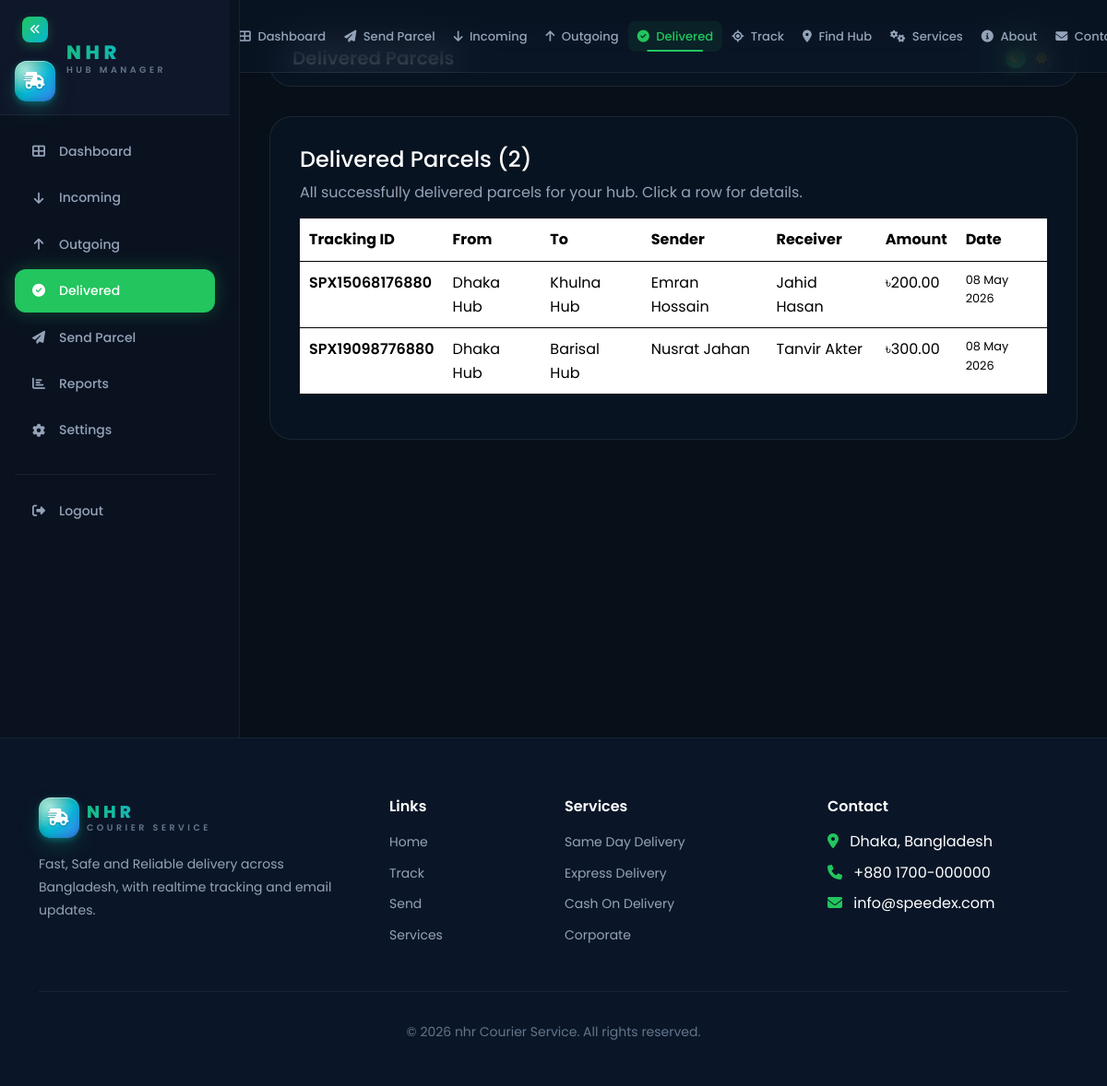
The app's page /hub-manager/delivered.php (signed in) with its own data.
### tables this page shows
CREATE TABLE `parcels` (
  `id` INT UNSIGNED AUTO_INCREMENT PRIMARY KEY,
  `tracking_id` VARCHAR(20) NOT NULL UNIQUE,
  `sender_name` VARCHAR(100) NOT NULL,
  `sender_phone` VARCHAR(20) NOT NULL,
  `sender_email` VARCHAR(255) DEFAULT NULL,
  `sender_address` TEXT NOT NULL,
  `sender_hub_id` INT UNSIGNED NOT NULL,
  `receiver_name` VARCHAR(100) NOT NULL,
  `receiver_phone` VARCHAR(20) NOT NULL,
  `receiver_email` VARCHAR(255) DEFAULT NULL,
  `receiver_address` TEXT NOT NULL,
  `receiver_hub_id` INT UNSIGNED NOT NULL,
  `parcel_type` ENUM('document','small_parcel','medium_parcel','large_parcel','fragile') NOT NULL DEFAULT 'small_parcel',
  `weight` DECIMAL(6,2) NOT NULL DEFAULT 0.00,
  `description` TEXT DEFAULT NULL,
  `delivery_type` ENUM('standard','express','same_day') NOT NULL DEFAULT 'standard',
  `payment_method` ENUM('sender_pay','receiver_pay','cod') NOT NULL DEFAULT 'sender_pay',
  `cod_amount` DECIMAL(10,2) DEFAULT 0.00,
  `delivery_charge` DECIMAL(10,2) NOT NULL DEFAULT 0.00,
  `total_amount` DECIMAL(10,2) NOT NULL DEFAULT 0.00,
  `status` ENUM('pending','picked_up','in_transit','at_hub','out_for_delivery','delivered','returned','cancelled') NOT NULL DEFAULT 'pending',
  `booked_by` INT UNSIGNED DEFAULT NULL,
  `delivered_at` DATETIME DEFAULT NULL,
  `estimated_delivery` DATE DEFAULT NULL,
  `created_at` TIMESTAMP DEFAULT CURRENT_TIMESTAMP,
  `updated_at` TIMESTAMP DEFAULT CURRENT_TIMESTAMP ON UPDATE CURRENT_TIMESTAMP,
  INDEX `idx_parcels_tracking` (`tracking_id`),
  INDEX `idx_parcels_status` (`status`),
  FOREIGN KEY (`sender_hub_id`) REFERENCES `hubs`(`id`) ON DELETE RESTRICT,
  FOREIGN KEY (`receiver_hub_id`) REFERENCES `hubs`(`id`) ON DELETE RESTRICT,
  FOREIGN KEY (`booked_by`) REFERENCES `users`(`id`) ON DELETE SET NULL
);

CREATE TABLE `hubs` (
  `id` INT UNSIGNED AUTO_INCREMENT PRIMARY KEY,
  `name` VARCHAR(100) NOT NULL,
  `code` VARCHAR(20) NOT NULL UNIQUE,
  `district` VARCHAR(100) NOT NULL,
  `area` VARCHAR(100) NOT NULL,
  `address` TEXT NOT NULL,
  `phone` VARCHAR(20) NOT NULL,
  `email` VARCHAR(255) DEFAULT NULL,
  `manager_id` INT UNSIGNED DEFAULT NULL,
  `status` ENUM('active','inactive') NOT NULL DEFAULT 'active',
  `created_at` TIMESTAMP DEFAULT CURRENT_TIMESTAMP,
  `updated_at` TIMESTAMP DEFAULT CURRENT_TIMESTAMP ON UPDATE CURRENT_TIMESTAMP,
  INDEX `idx_hubs_district` (`district`),
  INDEX `idx_hubs_status` (`status`)
);

### hub-manager/delivered.php (the view, shortened to what this page needs)
<?php
require_once __DIR__ . '/../includes/header.php';
require_once __DIR__ . '/../includes/navbar.php';
require_once __DIR__ . '/../includes/sidebar.php';
$db = Database::getConnection();
$hub = (int)($_SESSION['hub_id'] ?? 0);
$stmt = $db->prepare("SELECT p.*, s.name AS from_hub, r.name AS to_hub FROM parcels p
  LEFT JOIN hubs s ON s.id=p.sender_hub_id LEFT JOIN hubs r ON r.id=p.receiver_hub_id
  WHERE (p.receiver_hub_id=? OR p.sender_hub_id=?) AND p.status='delivered'
  ORDER BY p.updated_at DESC, p.created_at DESC");
$stmt->execute([$hub,$hub]); $rows = $stmt->fetchAll();
?>
<div class="main-content">
  <div class="dashboard-navbar"><h5 style="margin:0;font-weight:600;">Delivered Parcels</h5>
  <div class="theme-toggle theme-switcher"><i class="fas fa-moon"></i><i class="fas fa-sun"></i><div class="toggle-ball"></div></div></div>
  <div class="glass-card">
    <h4>Delivered Parcels (<?= count($rows) ?>)</h4>
    <p style="color:var(--text-secondary);">All successfully delivered parcels for your hub. Click a row for details.</p>
    <?php if(empty($rows)): ?>
      <p style="text-align:center;padding:30px;color:var(--text-secondary);">No delivered parcels yet.</p>
    <?php else: ?>
    <div style="overflow-x:auto;">
      <table class="table" style="width:100%;color:var(--text-primary);">
        <thead><tr style="border-bottom:1px solid var(--border);">
          <th style="padding:10px;">Tracking ID</th><th style="padding:10px;">From</th><th style="padding:10px;">To</th>
          <th style="padding:10px;">Sender</th><th style="padding:10px;">Receiver</th>
          <th style="padding:10px;">Amount</th><th style="padding:10px;">Date</th>
        </tr></thead>
        <tbody>
          <?php foreach($rows as $r): ?>
          <tr class="parcel-row" style="border-bottom:1px solid var(--border);" onclick="window.location='<?= BASE_URL ?>/track.php?id=<?= urlencode($r['tracking_id']) ?>'">
            <td style="padding:10px;font-weight:600;"><?= htmlspecialchars($r['tracking_id']) ?></td>
            <td style="padding:10px;"><?= htmlspecialchars($r['from_hub'] ?? '-') ?></td>
            <td style="padding:10px;"><?= htmlspecialchars($r['to_hub'] ?? '-') ?></td>
            <td style="padding:10px;"><?= htmlspecialchars($r['sender_name']) ?></td>
            <td style="padding:10px;"><?= htmlspecialchars($r['receiver_name']) ?></td>
            <td style="padding:10px;">৳<?= number_format($r['total_amount'],2) ?></td>
            <td style="padding:10px;font-size:.8rem;"><?= date('d M Y', strtotime($r['created_at'])) ?></td>
          </tr>
          <?php endforeach; ?>
        </tbody>
      </table>
    </div>
    <?php endif; ?>
  </div>
</div>
<?php require_once __DIR__ . '/../includes/footer.php'; ?>

### assets/css/style.css (style rules this page uses)
:root { --primary: #22c55e; --primary-light: #4ade80; --primary-dark: #16a34a; --primary-glow: 0 0 20px rgba(34, 197, 94, 0.3); --primary-glow-strong: 0 0 40px rgba(34, 197, 94, 0.5); --gradient-primary: linear-gradient(135deg, #22c55e, #16a34a); --gradient-hero: linear-gradient(135deg, #071018 0%, #0a1628 50%, #071018 100%); --gradient-card: linear-gradient(135deg, rgba(34, 197, 94, 0.05), rgba(34, 197, 94, 0.02)); --gradient-neon: linear-gradient(90deg, #22c55e, #4ade80, #22c55e); --font-primary: 'Poppins', sans-serif; --font-size-xs: 0.75rem; --font-size-sm: 0.875rem; --font-size-base: 1rem; --font-size-lg: 1.125rem; --font-size-xl: 1.25rem; --font-size-2xl: 1.5rem; --font-size-3xl: 1.875rem; --font-size-4xl: 2.25rem; --font-size-5xl: 3rem; --font-size-6xl: 3.75rem; --space-1: 0.25rem; --space-2: 0.5rem; --space-3: 0.75rem; --space-4: 1rem; --space-5: 1.25rem; --space-6: 1.5rem; --space-8: 2rem; --space-10: 2.5rem; --space-12: 3rem; --space-16: 4rem; --space-20: 5rem; --radius-sm: 8px; --radius-md: 12px; --radius-lg: 16px; --radius-xl: 24px; --radius-full: 9999px; --transition-fast: 0.15s ease; --transition-base: 0.3s ease; --transition-slow: 0.5s ease; --transition-spring: 0.4s cubic-bezier(0.175, 0.885, 0.32, 1.275); --z-dropdown: 100; --z-sticky: 200; --z-modal: 300; --z-toast: 400; }
[data-theme="dark"] { --bg-primary: #071018; --bg-secondary: #0a1628; --bg-tertiary: #0f1f35; --bg-card: rgba(15, 31, 53, 0.8); --bg-card-hover: rgba(15, 31, 53, 0.95); --bg-glass: rgba(7, 16, 24, 0.7); --bg-input: rgba(15, 31, 53, 0.6); --bg-sidebar: #0a1220; --text-primary: #ffffff; --text-secondary: #94a3b8; --text-muted: #64748b; --text-inverse: #071018; --border-color: rgba(34, 197, 94, 0.15); --border-subtle: rgba(255, 255, 255, 0.06); --border-hover: rgba(34, 197, 94, 0.4); --shadow-sm: 0 2px 8px rgba(0, 0, 0, 0.3); --shadow-md: 0 4px 16px rgba(0, 0, 0, 0.4); --shadow-lg: 0 8px 32px rgba(0, 0, 0, 0.5); --shadow-card: 0 4px 24px rgba(0, 0, 0, 0.3); --glass-bg: rgba(10, 22, 40, 0.6); --glass-border: rgba(255, 255, 255, 0.08); --glass-blur: blur(20px); }
*, *::before, *::after { margin: 0; padding: 0; box-sizing: border-box; }
html { scroll-behavior: smooth; -webkit-font-smoothing: antialiased; -moz-osx-font-smoothing: grayscale; }
body { font-family: var(--font-primary); background-color: var(--bg-primary); color: var(--text-primary); line-height: 1.6; overflow-x: hidden; transition: background-color var(--transition-base), color var(--transition-base); }
.glass-card { background: var(--glass-bg); backdrop-filter: var(--glass-blur); -webkit-backdrop-filter: var(--glass-blur); border: 1px solid var(--glass-border); border-radius: var(--radius-xl); padding: var(--space-8); transition: all var(--transition-base); }
.theme-toggle { width: 56px; height: 28px; background: var(--bg-tertiary); border: 1px solid var(--border-subtle); border-radius: var(--radius-full); position: relative; cursor: pointer; transition: all var(--transition-base); }
.theme-toggle .toggle-ball { width: 22px; height: 22px; background: var(--primary); border-radius: 50%; position: absolute; top: 2px; left: 2px; transition: transform var(--transition-spring); box-shadow: var(--primary-glow); }
.theme-toggle i { position: absolute; top: 50%; transform: translateY(-50%); font-size: 12px; }
.theme-toggle .fa-moon { left: 7px; color: var(--text-muted); }
.theme-toggle .fa-sun { right: 7px; color: var(--text-muted); }
.main-content { margin-left: 260px; padding: var(--space-8); min-height: 100vh; transition: margin-left var(--transition-base); }
.dashboard-navbar { background: var(--glass-bg); backdrop-filter: var(--glass-blur); border: 1px solid var(--glass-border); border-radius: var(--radius-xl); padding: var(--space-4) var(--space-6); margin-bottom: var(--space-8); display: flex; align-items: center; justify-content: space-between; }

### assets/css/extras.css (style rules this page uses)
tr.parcel-row { cursor:pointer;transition:background .15s; }
.theme-toggle, .theme-switcher { overflow:visible; }
.theme-toggle .fa-moon, .theme-switcher .fa-moon { color:#fbbf24 !important; opacity:1 !important; z-index:2; text-shadow:0 0 6px rgba(251,191,36,.45); }
.theme-toggle .fa-sun, .theme-switcher .fa-sun { color:#f59e0b !important; opacity:1 !important; z-index:2; text-shadow:0 0 6px rgba(245,158,11,.45); }
.theme-toggle .toggle-ball, .theme-switcher .toggle-ball { z-index:1; opacity:.85; }
.card, .feature-card, .stat-card, .pricing-card, .glass-card, .chart-card, .role-card, .info-card { width: 100%; }

### records on screen
parcels: tracking "SPX15068176880", sender_hub.name "Dhaka Hub", receiver_hub.name "Khulna Hub", sender_name "Emran Hossain", receiver_name "Jahid Hasan", total_amount "200.00", created_at "08 May 2026"
parcels: tracking "SPX19098776880", sender_hub.name "Dhaka Hub", receiver_hub.name "Barisal Hub", sender_name "Nusrat Jahan", receiver_name "Tanvir Akter", total_amount "300.00", created_at "08 May 2026"

### other values on screen
count($rows) "2"
